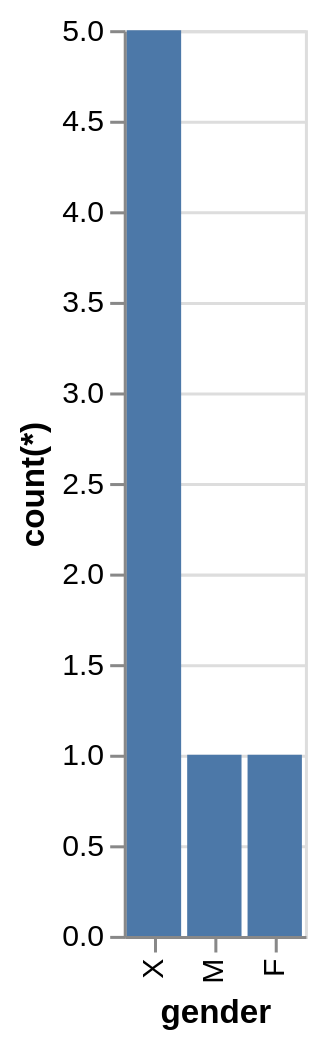

The specification (Vega-Lite) saved for this image:
### Vega-Lite specification from a JSON file in a GitHub repository (floating-point values rounded to 4 significant figures)
{"data": {"values": [{"x_data": "X", "y_data": 5}, {"x_data": "M", "y_data": 1}, {"x_data": "F", "y_data": 1}]}, "mark": "bar", "encoding": {"x": {"field": "x_data", "type": "nominal", "title": "gender", "sort": "descending"}, "y": {"field": "y_data", "type": "quantitative", "title": "count(*)"}}}
